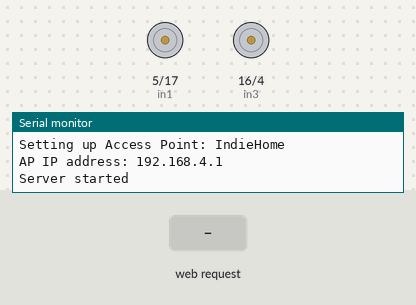
The sketch below on a simulated ESP32. Shown: motor-driver pin pairs drawn as motors (green arrow = first pin HIGH = forward, orange = second pin HIGH = backward, longer = more drive), the last lines printed to the serial monitor. Inputs (shaded band) come from the test bench.

Above: at 1.2 s.
1.3 s: HTTP request GET /MAJU received
At 1.9 s:
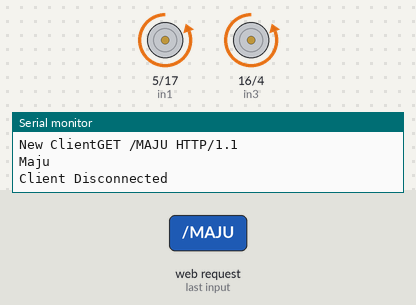
2.8 s: HTTP request GET /MUNDUR received
At 4.0 s:
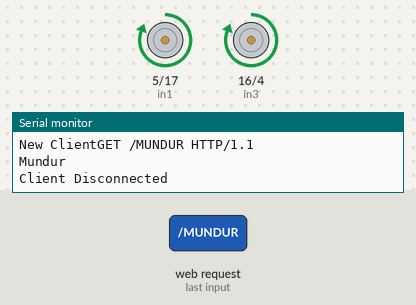
4.3 s: HTTP request GET /KIRI received
At 5.3 s:
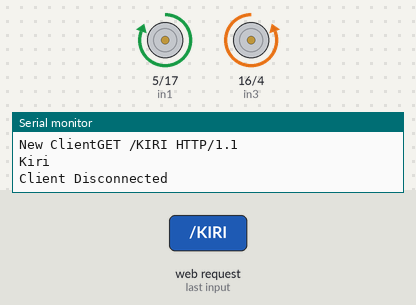
5.8 s: HTTP request GET /KANAN received
At 6.4 s:
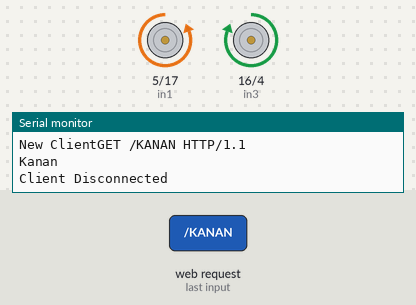
Timing chart, 0 to 8.3 s (numbered marks = the images above; inputs shaded):
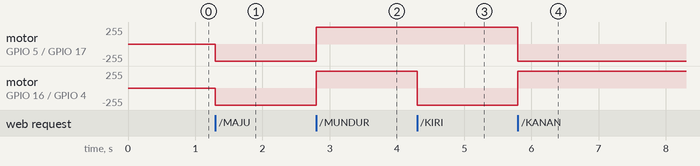

Measured:
- after the input at 1.3 s, motor on GPIO 5 (in1) / GPIO 17 (in2), motor on GPIO 16 (in3) / GPIO 4 (in4): stopped → backward 255/255 at once
- after the input at 2.8 s, motor on GPIO 5 (in1) / GPIO 17 (in2), motor on GPIO 16 (in3) / GPIO 4 (in4): backward 255/255 → forward 255/255 at once
- after the input at 4.3 s, motor on GPIO 16 (in3) / GPIO 4 (in4): forward 255/255 → backward 255/255 at once
- after the input at 5.8 s, motor on GPIO 5 (in1) / GPIO 17 (in2): forward 255/255 → backward 255/255 at once; motor on GPIO 16 (in3) / GPIO 4 (in4): backward 255/255 → forward 255/255 at once

The sketch:

RobotSumo_ESP32_AccessPoint.ino
```cpp
#include <WiFi.h>

const char* ssid = "IndieHome";        // Change this to the desired Access Point name
const char* password = "pastimenang23";  // Change this to the desired Access Point password
const int channel = 10;                 // WiFi Channel number between 1 and 13
const bool hide_SSID = true;            // To disable SSID broadcast -> SSID will not appear in a basic WiFi scan
const int max_connection = 1;           // Maximum simultaneous connected clients on the AP

int in1 = 5;   //KIRI
int in2 = 17;  //KIRI
int in3 = 16;  //KANAN
int in4 = 4;   //KANAN

WiFiServer ESPserver(80);

void setup() {
  Serial.begin(115200);
  pinMode(in1, OUTPUT);
  pinMode(in3, OUTPUT);
  pinMode(in2, OUTPUT);
  pinMode(in4, OUTPUT);

  Serial.println();
  Serial.println();
  Serial.print("Setting up Access Point: ");
  Serial.println(ssid);

  // Set ESP32 as an Access Point
  WiFi.softAP(ssid, password, channel, hide_SSID, max_connection);

  IPAddress IP = WiFi.softAPIP();
  Serial.print("AP IP address: ");
  Serial.println(IP);

  ESPserver.begin();
  Serial.println("Server started");
}

void loop() {
  WiFiClient client = ESPserver.available();
  if (!client) {
    return;
  }

  Serial.print("New Client");
  while (!client.available()) {
    delay(1);
  }

  String request = client.readStringUntil('\r');
  Serial.println(request);
  client.flush();

  int value = 0;
  if (request.indexOf("/MAJU") != -1) {
    Serial.println("Maju");
    maju();
    value = 1;
  }
  if (request.indexOf("/MUNDUR") != -1) {
    Serial.println("Mundur");
    mundur();
    value = 2;
  }
  if (request.indexOf("/KIRI") != -1) {
    Serial.println("Kiri");
    kiri();
    value = 3;
  }
  if (request.indexOf("/KANAN") != -1) {
    Serial.println("Kanan");
    kanan();
    value = 4;
  }
  if (request.indexOf("/BERHENTI") != -1) {
    Serial.println("Berhenti");
    berhenti();
    value = 5;
  }

  client.println("HTTP/1.1 200 OK");
  client.println("Content-Type: text/html");
  client.println("");
  client.println("<!DOCTYPE HTML>");
  client.println("<html>");
  client.print("Status: ");

  if (value == 1) {
    client.print("Maju");
  }
  if (value == 2) {
    client.print("Mundur");
  }
  if (value == 3) {
    client.print("Kiri");
  }
  if (value == 4) {
    client.print("Kanan");
  }
  if (value == 5) {
    client.print("Berhenti");
  }

  delay(1);
  Serial.println("Client Disconnected");
  Serial.println("");
}

void mundur() {
  digitalWrite(in1, HIGH);
  digitalWrite(in2, LOW);
  digitalWrite(in3, HIGH);
  digitalWrite(in4, LOW);
}

void maju() {
  digitalWrite(in1, LOW);
  digitalWrite(in2, HIGH);
  digitalWrite(in3, LOW);
  digitalWrite(in4, HIGH);
}

void kanan() {
  digitalWrite(in1, LOW);
  digitalWrite(in2, HIGH);
  digitalWrite(in3, HIGH);
  digitalWrite(in4, LOW);
}

void kiri() {
  digitalWrite(in1, HIGH);
  digitalWrite(in2, LOW);
  digitalWrite(in3, LOW);
  digitalWrite(in4, HIGH);
}

void berhenti() {
  digitalWrite(in1, LOW);
  digitalWrite(in2, LOW);
  digitalWrite(in3, LOW);
  digitalWrite(in4, LOW);
}
```
